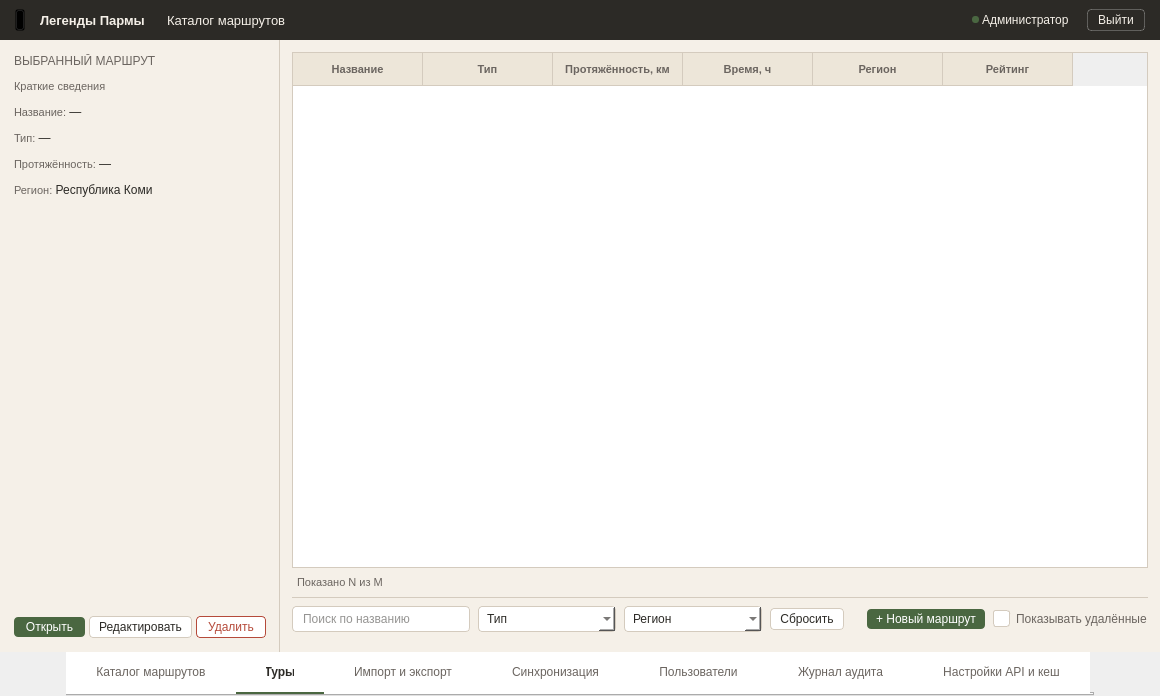
<?xml version="1.0" encoding="UTF-8"?>
<ui version="4.0">
 <class>MainWindow</class>
 <widget class="QMainWindow" name="MainWindow">
  <property name="geometry">
   <rect>
    <x>0</x>
    <y>0</y>
    <width>1160</width>
    <height>696</height>
   </rect>
  </property>
  <property name="windowTitle">
   <string>MainWindow</string>
  </property>
  <widget class="QWidget" name="centralwidget">
   <layout class="QVBoxLayout" name="verticalLayout">
    <property name="spacing">
     <number>0</number>
    </property>
    <property name="leftMargin">
     <number>0</number>
    </property>
    <property name="topMargin">
     <number>0</number>
    </property>
    <property name="rightMargin">
     <number>0</number>
    </property>
    <property name="bottomMargin">
     <number>0</number>
    </property>
    <item>
     <widget class="QFrame" name="headerFrame">
      <property name="minimumSize">
       <size>
        <width>0</width>
        <height>40</height>
       </size>
      </property>
      <property name="maximumSize">
       <size>
        <width>16777215</width>
        <height>40</height>
       </size>
      </property>
      <property name="styleSheet">
       <string notr="true">#headerFrame { background-color: #2C2A26; border: none; }
#headerFrame QLabel { color: #F5F0E8; }
#logout_btn {
    background-color: transparent;
    color: #F5F0E8;
    border: 1px solid rgba(255, 255, 255, 0.25);
    padding: 3px 10px;
    font-size: 12px;
    border-radius: 4px;
}
#logout_btn:hover {
    background-color: rgba(255, 255, 255, 0.08);
    border: 1px solid rgba(255, 255, 255, 0.4);
}
#logout_btn:pressed {
    background-color: rgba(255, 255, 255, 0.12);
    border: 1px solid rgba(255, 255, 255, 0.5);
}</string>
      </property>
      <layout class="QHBoxLayout" name="horizontalLayout">
       <property name="spacing">
        <number>0</number>
       </property>
       <property name="leftMargin">
        <number>15</number>
       </property>
       <property name="topMargin">
        <number>0</number>
       </property>
       <property name="rightMargin">
        <number>15</number>
       </property>
       <property name="bottomMargin">
        <number>0</number>
       </property>
       <item>
        <widget class="QPushButton" name="logo">
         <property name="minimumSize">
          <size>
           <width>22</width>
           <height>22</height>
          </size>
         </property>
         <property name="maximumSize">
          <size>
           <width>22</width>
           <height>22</height>
          </size>
         </property>
         <property name="styleSheet">
          <string notr="true">QPushButton { background: transparent; margin-right: 12px; }</string>
         </property>
         <property name="text">
          <string/>
         </property>
         <property name="icon">
          <iconset resource="../qrc/login_res.qrc">
           <normaloff>:/login/icons/logo.png</normaloff>:/login/icons/logo.png</iconset>
         </property>
         <property name="iconSize">
          <size>
           <width>18</width>
           <height>18</height>
          </size>
         </property>
        </widget>
       </item>
       <item>
        <widget class="QLabel" name="name">
         <property name="styleSheet">
          <string notr="true">font-size: 13px; font-weight: bold; margin-right: 15px;</string>
         </property>
         <property name="text">
          <string>Легенды Пармы</string>
         </property>
        </widget>
       </item>
       <item>
        <widget class="QLabel" name="name_chart">
         <property name="styleSheet">
          <string notr="true">font-size: 13px; margin-right: 10px;</string>
         </property>
         <property name="text">
          <string>Каталог маршрутов</string>
         </property>
        </widget>
       </item>
       <item>
        <spacer name="horizontalSpacer">
         <property name="orientation">
          <enum>Qt::Orientation::Horizontal</enum>
         </property>
         <property name="sizeHint" stdset="0">
          <size>
           <width>40</width>
           <height>20</height>
          </size>
         </property>
        </spacer>
       </item>
       <item>
        <widget class="QLabel" name="status_lb">
         <property name="minimumSize">
          <size>
           <width>7</width>
           <height>7</height>
          </size>
         </property>
         <property name="maximumSize">
          <size>
           <width>7</width>
           <height>7</height>
          </size>
         </property>
         <property name="styleSheet">
          <string notr="true">background-color: #4A6741; border-radius: 3px;</string>
         </property>
         <property name="text">
          <string/>
         </property>
        </widget>
       </item>
       <item>
        <widget class="QLabel" name="role_lb">
         <property name="styleSheet">
          <string notr="true">font-size: 12px; margin-right: 15px;</string>
         </property>
         <property name="text">
          <string>Администратор</string>
         </property>
        </widget>
       </item>
       <item>
        <widget class="QPushButton" name="logout_btn">
         <property name="cursor">
          <cursorShape>PointingHandCursor</cursorShape>
         </property>
         <property name="text">
          <string>Выйти</string>
         </property>
        </widget>
       </item>
      </layout>
     </widget>
    </item>
    <item>
     <widget class="QFrame" name="centralFrame">
      <property name="frameShape">
       <enum>QFrame::Shape::NoFrame</enum>
      </property>
      <layout class="QHBoxLayout" name="horizontalLayout_main">
       <property name="spacing">
        <number>0</number>
       </property>
       <property name="leftMargin">
        <number>0</number>
       </property>
       <property name="topMargin">
        <number>0</number>
       </property>
       <property name="rightMargin">
        <number>0</number>
       </property>
       <property name="bottomMargin">
        <number>0</number>
       </property>
       <item>
        <widget class="QFrame" name="leftPanel">
         <property name="minimumSize">
          <size>
           <width>280</width>
           <height>260</height>
          </size>
         </property>
         <property name="maximumSize">
          <size>
           <width>280</width>
           <height>16777215</height>
          </size>
         </property>
         <property name="styleSheet">
          <string notr="true">#leftPanel { background-color: #F5F0E8; border-right: 1px solid #D4CBBE; }
#lbl_title { font-size: 12px; color: #6B6560; }
#lbl_desc { font-size: 11px; color: #6B6560; }

#btn_open {
    background-color: #4A6741;
    color: #FFFFFF;
    border: none;
    padding: 3px 9px;
    font-size: 12px;
    border-radius: 4px;
}
#btn_open:hover { background-color: #3D5636; }
#btn_open:pressed { background-color: #334A2E; }
#btn_open:disabled { background-color: #A8B5A0; }

#btn_edit {
    background-color: #FFFFFF;
    color: #2C2A26;
    border: 1px solid #D4CBBE;
    padding: 3px 9px;
    font-size: 12px;
    border-radius: 4px;
}
#btn_edit:hover { background-color: #F5F0E8; border: 1px solid #4A6741; }
#btn_edit:pressed { background-color: #EDE6D9; border: 1px solid #3D5636; }
#btn_edit:disabled { background-color: #FFFFFF; color: #A39E94; border: 1px solid #E5DFD4; }

#btn_delete {
    background-color: #FFFFFF;
    color: #B54A3A;
    border: 1px solid #B54A3A;
    padding: 3px 9px;
    font-size: 12px;
    border-radius: 4px;
}
#btn_delete:hover { background-color: #F5E8E6; color: #B54A3A; border: 1px solid #B54A3A; }
#btn_delete:pressed { background-color: #EBD5D1; color: #9A3E30; border: 1px solid #9A3E30; }
#btn_delete:disabled { background-color: #FFFFFF; color: #D4A39C; border: 1px solid #E5C4BF; }

QRadioButton { spacing: 6px; font-size: 12px; color: #6B6560; }
QRadioButton::indicator { width: 15px; height: 15px; }
QRadioButton::indicator:unchecked { border: 1px solid #D4CBBE; border-radius: 8px; background-color: #FFFFFF; }
QRadioButton::indicator:checked { border: 4px solid #4A6741; border-radius: 8px; background-color: #FFFFFF; }</string>
         </property>
         <layout class="QVBoxLayout" name="verticalLayout_2">
          <property name="spacing">
           <number>12</number>
          </property>
          <property name="leftMargin">
           <number>14</number>
          </property>
          <property name="topMargin">
           <number>14</number>
          </property>
          <property name="rightMargin">
           <number>14</number>
          </property>
          <property name="bottomMargin">
           <number>14</number>
          </property>
          <item>
           <widget class="QLabel" name="lbl_title">
            <property name="text">
             <string>ВЫБРАННЫЙ МАРШРУТ</string>
            </property>
           </widget>
          </item>
          <item>
           <widget class="QLabel" name="lbl_desc">
            <property name="text">
             <string>Краткие сведения</string>
            </property>
           </widget>
          </item>
          <item>
           <widget class="QLabel" name="lbl_name">
            <property name="text">
             <string>&lt;html&gt;&lt;head/&gt;&lt;body&gt;&lt;p&gt;&lt;span style=&quot; font-size:11px; color:#6B6560;&quot;&gt;Название:&lt;/span&gt; &lt;span style=&quot; font-size:12px; color:#2C2A26;&quot;&gt;—&lt;/span&gt;&lt;/p&gt;&lt;/body&gt;&lt;/html&gt;</string>
            </property>
           </widget>
          </item>
          <item>
           <widget class="QLabel" name="lbl_type">
            <property name="text">
             <string>&lt;html&gt;&lt;head/&gt;&lt;body&gt;&lt;p&gt;&lt;span style=&quot; font-size:11px; color:#6B6560;&quot;&gt;Тип:&lt;/span&gt; &lt;span style=&quot; font-size:12px; color:#2C2A26;&quot;&gt;—&lt;/span&gt;&lt;/p&gt;&lt;/body&gt;&lt;/html&gt;</string>
            </property>
           </widget>
          </item>
          <item>
           <widget class="QLabel" name="lbl_length">
            <property name="text">
             <string>&lt;html&gt;&lt;head/&gt;&lt;body&gt;&lt;p&gt;&lt;span style=&quot; font-size:11px; color:#6B6560;&quot;&gt;Протяжённость:&lt;/span&gt; &lt;span style=&quot; font-size:12px; color:#2C2A26;&quot;&gt;—&lt;/span&gt;&lt;/p&gt;&lt;/body&gt;&lt;/html&gt;</string>
            </property>
           </widget>
          </item>
          <item>
           <widget class="QLabel" name="lbl_region">
            <property name="text">
             <string>&lt;html&gt;&lt;head/&gt;&lt;body&gt;&lt;p&gt;&lt;span style=&quot; font-size:11px; color:#6B6560;&quot;&gt;Регион:&lt;/span&gt; &lt;span style=&quot; font-size:12px; color:#2C2A26;&quot;&gt;Республика Коми&lt;/span&gt;&lt;/p&gt;&lt;/body&gt;&lt;/html&gt;</string>
            </property>
           </widget>
          </item>
          <item>
           <spacer name="verticalSpacer_2">
            <property name="orientation">
             <enum>Qt::Orientation::Vertical</enum>
            </property>
            <property name="sizeHint" stdset="0">
             <size>
              <width>20</width>
              <height>40</height>
             </size>
            </property>
           </spacer>
          </item>
          <item>
           <widget class="QFrame" name="buttonsContainer">
            <property name="frameShape">
             <enum>QFrame::Shape::NoFrame</enum>
            </property>
            <layout class="QHBoxLayout" name="horizontalLayout_2">
             <property name="spacing">
              <number>4</number>
             </property>
             <property name="leftMargin">
              <number>0</number>
             </property>
             <property name="topMargin">
              <number>0</number>
             </property>
             <property name="rightMargin">
              <number>0</number>
             </property>
             <property name="bottomMargin">
              <number>0</number>
             </property>
             <item>
              <widget class="QPushButton" name="btn_open">
               <property name="sizePolicy">
                <sizepolicy hsizetype="Preferred" vsizetype="Fixed">
                 <horstretch>0</horstretch>
                 <verstretch>0</verstretch>
                </sizepolicy>
               </property>
               <property name="text">
                <string>Открыть</string>
               </property>
              </widget>
             </item>
             <item>
              <widget class="QPushButton" name="btn_edit">
               <property name="sizePolicy">
                <sizepolicy hsizetype="Preferred" vsizetype="Fixed">
                 <horstretch>0</horstretch>
                 <verstretch>0</verstretch>
                </sizepolicy>
               </property>
               <property name="text">
                <string>Редактировать</string>
               </property>
              </widget>
             </item>
             <item>
              <widget class="QPushButton" name="btn_delete">
               <property name="sizePolicy">
                <sizepolicy hsizetype="Preferred" vsizetype="Fixed">
                 <horstretch>0</horstretch>
                 <verstretch>0</verstretch>
                </sizepolicy>
               </property>
               <property name="text">
                <string>Удалить</string>
               </property>
              </widget>
             </item>
            </layout>
           </widget>
          </item>
         </layout>
        </widget>
       </item>
       <item>
        <widget class="QFrame" name="rightPanel">
         <property name="styleSheet">
          <string notr="true">#rightPanel { background-color: #F5F0E8; }
#filterPanel {
    background-color: #F5F0E8;
    border-top: 1px solid #D4CBBE;
}

#filterPanel QLineEdit {
    padding: 4px 8px;
    font-size: 12px;
    border-radius: 4px;
    border: 1px solid #D4CBBE;
    background-color: #FFFFFF;
    color: #2C2A26;
}
#filterPanel QLineEdit:hover { border: 1px solid #B8AE9E; }
#filterPanel QLineEdit:focus { border: 1px solid #4A6741; }
#filterPanel QLineEdit#searchInput { min-width: 160px; max-width: 240px; }

#filterPanel QComboBox {
    padding: 4px 8px;
    font-size: 12px;
    border-radius: 4px;
    border: 1px solid #D4CBBE;
    background-color: #FFFFFF;
    color: #2C2A26;
    min-width: 120px;
}
#filterPanel QComboBox:hover { border: 1px solid #B8AE9E; }
#filterPanel QComboBox:on { border: 1px solid #4A6741; }
#filterPanel QComboBox:disabled { background-color: #F5F0E8; color: #A39E94; border: 1px solid #E5DFD4; }
#filterPanel QComboBox QAbstractItemView {
    background-color: #FFFFFF;
    border: 1px solid #D4CBBE;
    selection-background-color: #E8EDE4;
    selection-color: #2C2A26;
}
#filterPanel QComboBox QAbstractItemView::item:hover {
    background-color: #EDE6D9;
}

#btn_add_route {
    background-color: #4A6741;
    color: #FFFFFF;
    border: none;
    padding: 3px 9px;
    font-size: 12px;
    border-radius: 4px;
}
#btn_add_route:hover { background-color: #3D5636; }
#btn_add_route:pressed { background-color: #334A2E; }
#btn_add_route:disabled { background-color: #A8B5A0; }

#btn_reset {
    background-color: #FFFFFF;
    color: #2C2A26;
    border: 1px solid #D4CBBE;
    padding: 3px 9px;
    font-size: 12px;
    border-radius: 4px;
}
#btn_reset:hover { background-color: #F5F0E8; border: 1px solid #4A6741; }
#btn_reset:pressed { background-color: #EDE6D9; border: 1px solid #3D5636; }
#btn_reset:disabled { background-color: #FFFFFF; color: #A39E94; border: 1px solid #E5DFD4; }

#chk_deleted {
    spacing: 6px;
    font-size: 12px;
    color: #6B6560;
}
#chk_deleted::indicator {
    width: 15px;
    height: 15px;
    border-radius: 3px;
    border: 1px solid #D4CBBE;
    background-color: #FFFFFF;
}
#chk_deleted::indicator:hover {
    border: 1px solid #B8AE9E;
}
#chk_deleted::indicator:checked {
    background-color: #4A6741;
    border: 1px solid #4A6741;
}
#chk_deleted::indicator:pressed {
    background-color: #334A2E;
    border: 1px solid #334A2E;
}
#chk_deleted::indicator:disabled {
    background-color: #E5DFD4;
    border: 1px solid #E5DFD4;
}
#chk_deleted:disabled {
    color: #A39E94;
}

#tableWidget {
    background-color: #FFFFFF;
    alternate-background-color: #FAF8F3;
    border: 1px solid #D4CBBE;
    outline: none;
}
QHeaderView::section {
    font-size: 11px;
    font-weight: 600;
    color: #6B6560;
    background-color: #EDE6D9;
    padding: 7px 10px;
    border: none;
    border-bottom: 1px solid #D4CBBE;
    border-right: 1px solid #D4CBBE;
}
QTableWidget::item {
    font-size: 12px;
    color: #2C2A26;
    padding: 7px 10px;
    border-bottom: 1px solid #D4CBBE;
}
QTableWidget::item:hover { background-color: #EDE6D9; }
QTableWidget::item:selected { background-color: #E8EDE4; color: #2C2A26; }
#footerLabel { font-size: 11px; color: #6B6560; }</string>
         </property>
         <property name="frameShape">
          <enum>QFrame::Shape::NoFrame</enum>
         </property>
         <layout class="QVBoxLayout" name="verticalLayout_right">
          <property name="spacing">
           <number>0</number>
          </property>
          <property name="leftMargin">
           <number>12</number>
          </property>
          <property name="topMargin">
           <number>12</number>
          </property>
          <property name="rightMargin">
           <number>12</number>
          </property>
          <property name="bottomMargin">
           <number>12</number>
          </property>
          <item>
           <widget class="QTableWidget" name="tableWidget">
            <property name="frameShape">
             <enum>QFrame::Shape::NoFrame</enum>
            </property>
            <property name="selectionMode">
             <enum>QAbstractItemView::SelectionMode::SingleSelection</enum>
            </property>
            <property name="selectionBehavior">
             <enum>QAbstractItemView::SelectionBehavior::SelectRows</enum>
            </property>
            <property name="showGrid">
             <bool>false</bool>
            </property>
            <attribute name="horizontalHeaderDefaultSectionSize">
             <number>130</number>
            </attribute>
            <attribute name="horizontalHeaderStretchLastSection">
             <bool>false</bool>
            </attribute>
            <column>
             <property name="text">
              <string>Название</string>
             </property>
            </column>
            <column>
             <property name="text">
              <string>Тип</string>
             </property>
            </column>
            <column>
             <property name="text">
              <string>Протяжённость, км</string>
             </property>
            </column>
            <column>
             <property name="text">
              <string>Время, ч</string>
             </property>
            </column>
            <column>
             <property name="text">
              <string>Регион</string>
             </property>
            </column>
            <column>
             <property name="text">
              <string>Рейтинг</string>
             </property>
            </column>
           </widget>
          </item>
          <item>
           <widget class="QLabel" name="footerLabel">
            <property name="styleSheet">
             <string notr="true">margin-top: 8px; margin-bottom: 8px; margin-left: 2px;</string>
            </property>
            <property name="text">
             <string>Показано N из M</string>
            </property>
           </widget>
          </item>
          <item>
           <widget class="QFrame" name="filterPanel">
            <property name="frameShape">
             <enum>QFrame::Shape::NoFrame</enum>
            </property>
            <layout class="QHBoxLayout" name="filterLayout">
             <property name="spacing">
              <number>8</number>
             </property>
             <property name="leftMargin">
              <number>0</number>
             </property>
             <property name="topMargin">
              <number>8</number>
             </property>
             <property name="rightMargin">
              <number>0</number>
             </property>
             <property name="bottomMargin">
              <number>8</number>
             </property>
             <item>
              <widget class="QLineEdit" name="searchInput">
               <property name="placeholderText">
                <string>Поиск по названию</string>
               </property>
              </widget>
             </item>
             <item>
              <widget class="QComboBox" name="typeSelect">
               <item>
                <property name="text">
                 <string>Тип</string>
                </property>
               </item>
              </widget>
             </item>
             <item>
              <widget class="QComboBox" name="regionSelect">
               <item>
                <property name="text">
                 <string>Регион</string>
                </property>
               </item>
              </widget>
             </item>
             <item>
              <widget class="QPushButton" name="btn_reset">
               <property name="cursor">
                <cursorShape>PointingHandCursor</cursorShape>
               </property>
               <property name="text">
                <string>Сбросить</string>
               </property>
              </widget>
             </item>
             <item>
              <spacer name="horizontalSpacer_right">
               <property name="orientation">
                <enum>Qt::Orientation::Horizontal</enum>
               </property>
               <property name="sizeHint" stdset="0">
                <size>
                 <width>40</width>
                 <height>20</height>
                </size>
               </property>
              </spacer>
             </item>
             <item>
              <widget class="QPushButton" name="btn_add_route">
               <property name="cursor">
                <cursorShape>PointingHandCursor</cursorShape>
               </property>
               <property name="text">
                <string>+ Новый маршрут</string>
               </property>
              </widget>
             </item>
             <item>
              <widget class="QCheckBox" name="chk_deleted">
               <property name="cursor">
                <cursorShape>PointingHandCursor</cursorShape>
               </property>
               <property name="text">
                <string>Показывать удалённые</string>
               </property>
              </widget>
             </item>
            </layout>
           </widget>
          </item>
         </layout>
        </widget>
       </item>
      </layout>
     </widget>
    </item>
    <item alignment="Qt::AlignmentFlag::AlignHCenter">
     <widget class="QTabWidget" name="tabWidget">
      <property name="sizePolicy">
       <sizepolicy hsizetype="Maximum" vsizetype="Fixed">
        <horstretch>0</horstretch>
        <verstretch>0</verstretch>
       </sizepolicy>
      </property>
      <property name="minimumSize">
       <size>
        <width>0</width>
        <height>44</height>
       </size>
      </property>
      <property name="maximumSize">
       <size>
        <width>16777215</width>
        <height>44</height>
       </size>
      </property>
      <property name="styleSheet">
       <string notr="true">QTabWidget::panel { border: none; background-color: #FFFFFF; }
QTabBar { background-color: #FFFFFF; border: none; }
QTabBar::tab { 
    height: 40px; 
    background-color: #FFFFFF; 
    color: #6B6560; 
    font-size: 12px; 
    font-weight: normal; 
    padding: 0px 30px; 
    border: none; 
    border-bottom: 2px solid transparent; 
    text-align: center; 
}
QTabBar::tab:hover { 
    color: #2C2A26; 
}
QTabBar::tab:selected { 
    color: #2C2A26; 
    font-weight: 600; 
    border-bottom: 2px solid #4A6741; 
}</string>
      </property>
      <property name="tabPosition">
       <enum>QTabWidget::TabPosition::North</enum>
      </property>
      <property name="currentIndex">
       <number>1</number>
      </property>
      <property name="usesScrollButtons">
       <bool>false</bool>
      </property>
      <property name="tabsClosable">
       <bool>false</bool>
      </property>
      <property name="drawBase" stdset="0">
       <bool>false</bool>
      </property>
      <widget class="QWidget" name="tab_1">
       <attribute name="title">
        <string>Каталог маршрутов</string>
       </attribute>
      </widget>
      <widget class="QWidget" name="tab_2">
       <attribute name="title">
        <string>Туры</string>
       </attribute>
      </widget>
      <widget class="QWidget" name="tab_3">
       <attribute name="title">
        <string>Импорт и экспорт</string>
       </attribute>
      </widget>
      <widget class="QWidget" name="tab_4">
       <attribute name="title">
        <string>Синхронизация</string>
       </attribute>
      </widget>
      <widget class="QWidget" name="tab_5">
       <attribute name="title">
        <string>Пользователи</string>
       </attribute>
      </widget>
      <widget class="QWidget" name="tab_6">
       <attribute name="title">
        <string>Журнал аудита</string>
       </attribute>
      </widget>
      <widget class="QWidget" name="tab_7">
       <attribute name="title">
        <string>Настройки API и кеш</string>
       </attribute>
      </widget>
     </widget>
    </item>
   </layout>
  </widget>
 </widget>
 <resources>
  <include location="../qrc/login_res.qrc"/>
 </resources>
 <connections/>
</ui>
